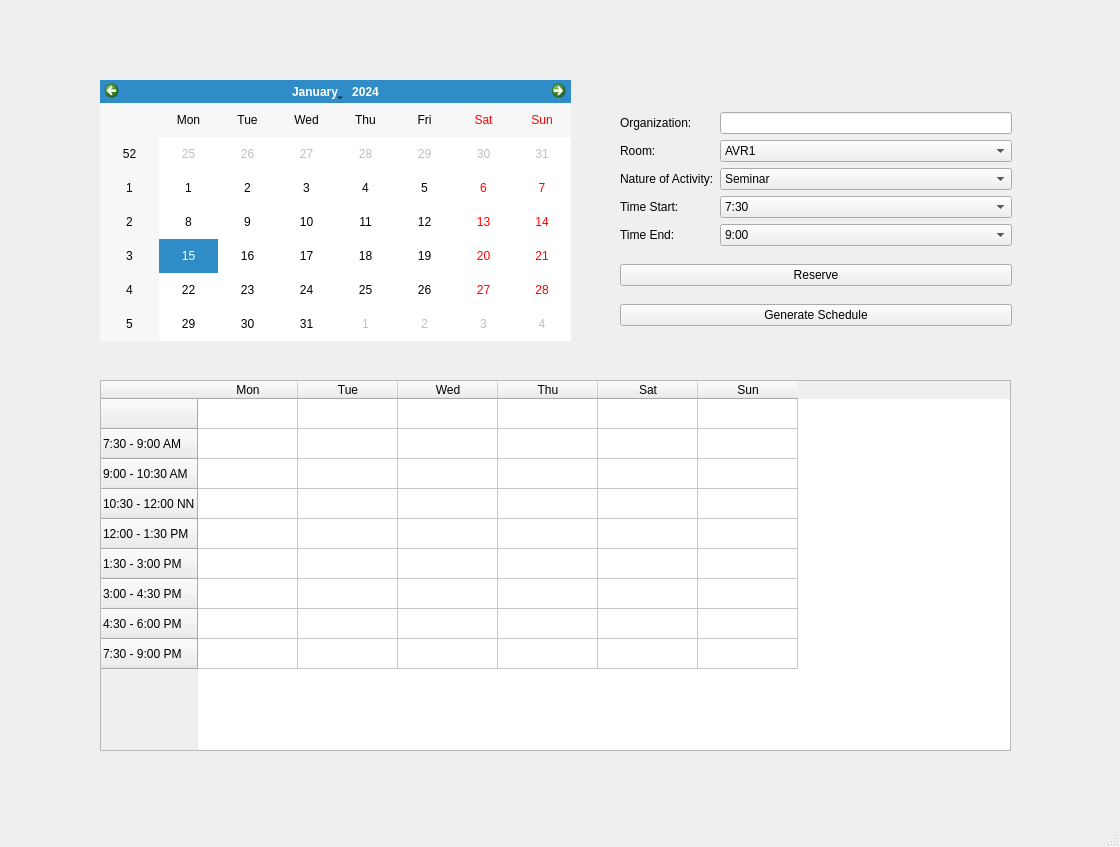
<?xml version="1.0" encoding="UTF-8"?>
<ui version="4.0">
 <class>MainWindow</class>
 <widget class="QMainWindow" name="MainWindow">
  <property name="geometry">
   <rect>
    <x>0</x>
    <y>0</y>
    <width>1120</width>
    <height>847</height>
   </rect>
  </property>
  <property name="sizePolicy">
   <sizepolicy hsizetype="Fixed" vsizetype="Fixed">
    <horstretch>0</horstretch>
    <verstretch>0</verstretch>
   </sizepolicy>
  </property>
  <property name="windowTitle">
   <string>MainWindow</string>
  </property>
  <widget class="QWidget" name="centralwidget">
   <widget class="QWidget" name="gridLayoutWidget">
    <property name="geometry">
     <rect>
      <x>100</x>
      <y>80</y>
      <width>471</width>
      <height>261</height>
     </rect>
    </property>
    <layout class="QGridLayout" name="gridLayout_3">
     <item row="0" column="0">
      <widget class="QCalendarWidget" name="calendarWidget"/>
     </item>
    </layout>
   </widget>
   <widget class="QWidget" name="verticalLayoutWidget">
    <property name="geometry">
     <rect>
      <x>620</x>
      <y>100</y>
      <width>392</width>
      <height>241</height>
     </rect>
    </property>
    <layout class="QVBoxLayout" name="verticalLayout_5">
     <property name="sizeConstraint">
      <enum>QLayout::SetNoConstraint</enum>
     </property>
     <item>
      <layout class="QHBoxLayout" name="horizontalLayout_2">
       <property name="sizeConstraint">
        <enum>QLayout::SetNoConstraint</enum>
       </property>
       <item>
        <layout class="QVBoxLayout" name="verticalLayout_3">
         <item>
          <widget class="QLabel" name="label_4">
           <property name="text">
            <string>Organization:</string>
           </property>
          </widget>
         </item>
         <item>
          <widget class="QLabel" name="label">
           <property name="text">
            <string>Room: </string>
           </property>
          </widget>
         </item>
         <item>
          <widget class="QLabel" name="label_5">
           <property name="text">
            <string>Nature of Activity:</string>
           </property>
          </widget>
         </item>
         <item>
          <widget class="QLabel" name="label_2">
           <property name="text">
            <string>Time Start:</string>
           </property>
          </widget>
         </item>
         <item>
          <widget class="QLabel" name="label_3">
           <property name="text">
            <string>Time End:</string>
           </property>
          </widget>
         </item>
        </layout>
       </item>
       <item>
        <layout class="QVBoxLayout" name="verticalLayout_4">
         <item>
          <widget class="QLineEdit" name="lineEdit"/>
         </item>
         <item>
          <widget class="QComboBox" name="comboBox_4">
           <item>
            <property name="text">
             <string>AVR1</string>
            </property>
           </item>
           <item>
            <property name="text">
             <string>AVR2</string>
            </property>
           </item>
           <item>
            <property name="text">
             <string>AVR3</string>
            </property>
           </item>
           <item>
            <property name="text">
             <string>Plenary Hall</string>
            </property>
           </item>
           <item>
            <property name="text">
             <string>Seminar Room</string>
            </property>
           </item>
           <item>
            <property name="text">
             <string>Gym</string>
            </property>
           </item>
          </widget>
         </item>
         <item>
          <widget class="QComboBox" name="comboBox">
           <item>
            <property name="text">
             <string>Seminar</string>
            </property>
           </item>
           <item>
            <property name="text">
             <string>Orientation</string>
            </property>
           </item>
           <item>
            <property name="text">
             <string>Meeting</string>
            </property>
           </item>
          </widget>
         </item>
         <item>
          <widget class="QComboBox" name="comboBox_5">
           <item>
            <property name="text">
             <string>7:30</string>
            </property>
           </item>
           <item>
            <property name="text">
             <string>9:00</string>
            </property>
           </item>
           <item>
            <property name="text">
             <string>10:30</string>
            </property>
           </item>
           <item>
            <property name="text">
             <string>12:00</string>
            </property>
           </item>
           <item>
            <property name="text">
             <string>13:30</string>
            </property>
           </item>
           <item>
            <property name="text">
             <string>15:00</string>
            </property>
           </item>
           <item>
            <property name="text">
             <string>16:30</string>
            </property>
           </item>
           <item>
            <property name="text">
             <string>18:00</string>
            </property>
           </item>
           <item>
            <property name="text">
             <string>19:30</string>
            </property>
           </item>
          </widget>
         </item>
         <item>
          <widget class="QComboBox" name="comboBox_3">
           <item>
            <property name="text">
             <string>9:00</string>
            </property>
           </item>
           <item>
            <property name="text">
             <string>10:30</string>
            </property>
           </item>
           <item>
            <property name="text">
             <string>12:00</string>
            </property>
           </item>
           <item>
            <property name="text">
             <string>13:30</string>
            </property>
           </item>
           <item>
            <property name="text">
             <string>15:00</string>
            </property>
           </item>
           <item>
            <property name="text">
             <string>16:30</string>
            </property>
           </item>
           <item>
            <property name="text">
             <string>18:00</string>
            </property>
           </item>
           <item>
            <property name="text">
             <string>19:30</string>
            </property>
           </item>
           <item>
            <property name="text">
             <string>21:00</string>
            </property>
           </item>
          </widget>
         </item>
        </layout>
       </item>
      </layout>
     </item>
     <item>
      <layout class="QHBoxLayout" name="horizontalLayout_4">
       <item>
        <widget class="QPushButton" name="pushButton_2">
         <property name="text">
          <string>Reserve</string>
         </property>
        </widget>
       </item>
      </layout>
     </item>
     <item>
      <widget class="QPushButton" name="pushButton_3">
       <property name="text">
        <string>Generate Schedule</string>
       </property>
      </widget>
     </item>
    </layout>
   </widget>
   <widget class="QTableWidget" name="tableWidget_schedule">
    <property name="geometry">
     <rect>
      <x>100</x>
      <y>380</y>
      <width>911</width>
      <height>371</height>
     </rect>
    </property>
    <row>
     <property name="text">
      <string/>
     </property>
    </row>
    <row>
     <property name="text">
      <string>7:30 - 9:00 AM</string>
     </property>
    </row>
    <row>
     <property name="text">
      <string>9:00 - 10:30 AM</string>
     </property>
    </row>
    <row>
     <property name="text">
      <string>10:30 - 12:00 NN</string>
     </property>
    </row>
    <row>
     <property name="text">
      <string>12:00 - 1:30 PM</string>
     </property>
    </row>
    <row>
     <property name="text">
      <string>1:30 - 3:00 PM</string>
     </property>
    </row>
    <row>
     <property name="text">
      <string>3:00 - 4:30 PM</string>
     </property>
    </row>
    <row>
     <property name="text">
      <string>4:30 - 6:00 PM</string>
     </property>
    </row>
    <row>
     <property name="text">
      <string>7:30 - 9:00 PM</string>
     </property>
    </row>
    <column>
     <property name="text">
      <string>Mon</string>
     </property>
    </column>
    <column>
     <property name="text">
      <string>Tue</string>
     </property>
    </column>
    <column>
     <property name="text">
      <string>Wed</string>
     </property>
    </column>
    <column>
     <property name="text">
      <string>Thu</string>
     </property>
    </column>
    <column>
     <property name="text">
      <string>Sat</string>
     </property>
    </column>
    <column>
     <property name="text">
      <string>Sun</string>
     </property>
    </column>
   </widget>
   <widget class="QWidget" name="verticalLayoutWidget_4">
    <property name="geometry">
     <rect>
      <x>100</x>
      <y>380</y>
      <width>160</width>
      <height>80</height>
     </rect>
    </property>
    <layout class="QVBoxLayout" name="verticalLayout_6"/>
   </widget>
  </widget>
  <widget class="QStatusBar" name="statusbar"/>
 </widget>
 <resources/>
 <connections/>
</ui>
